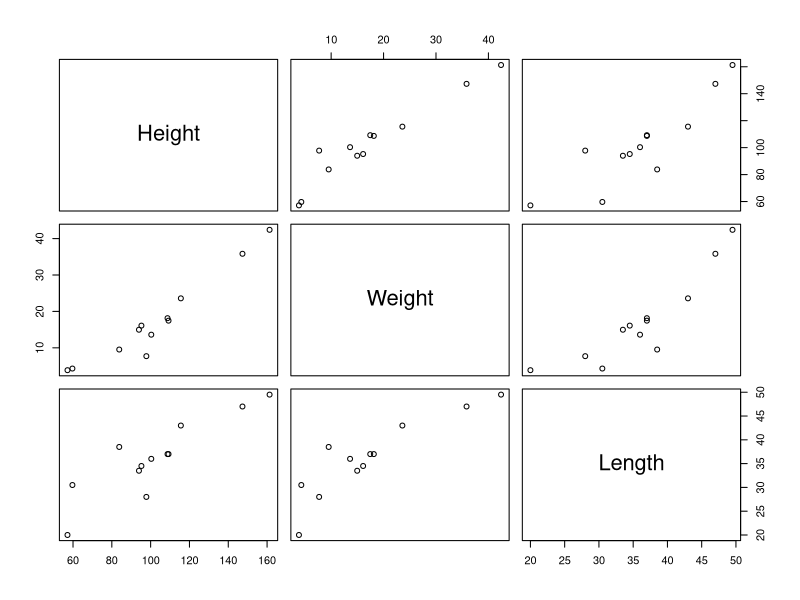
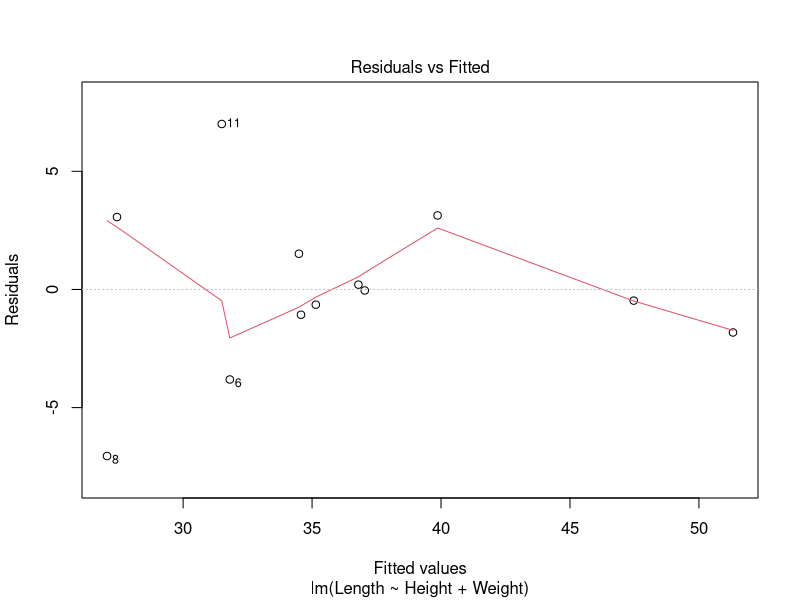
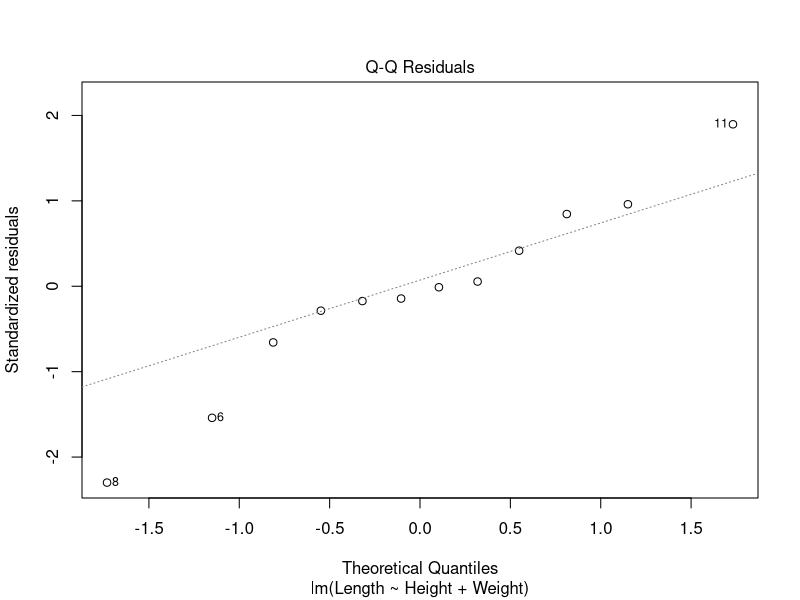
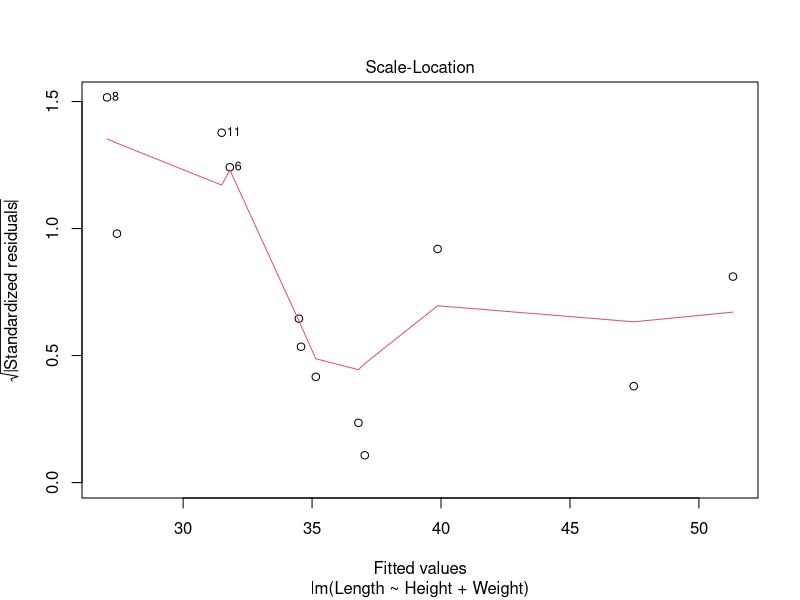
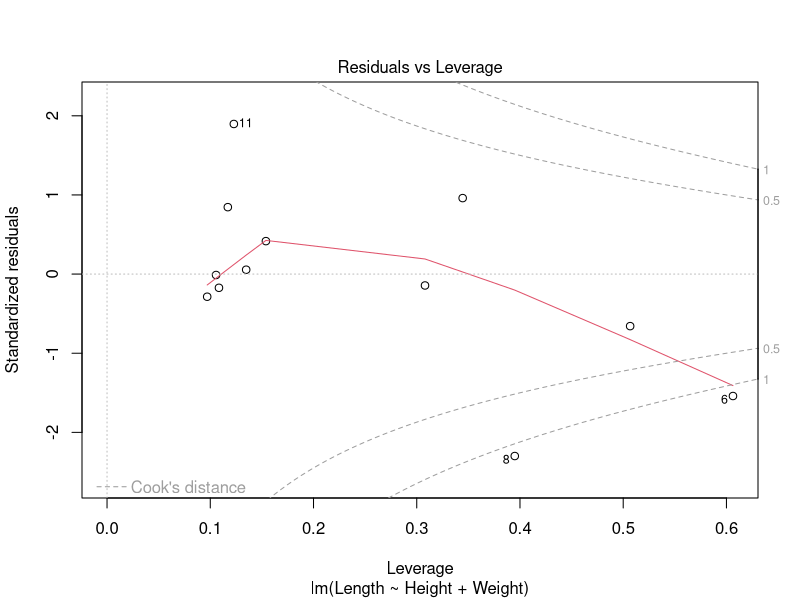
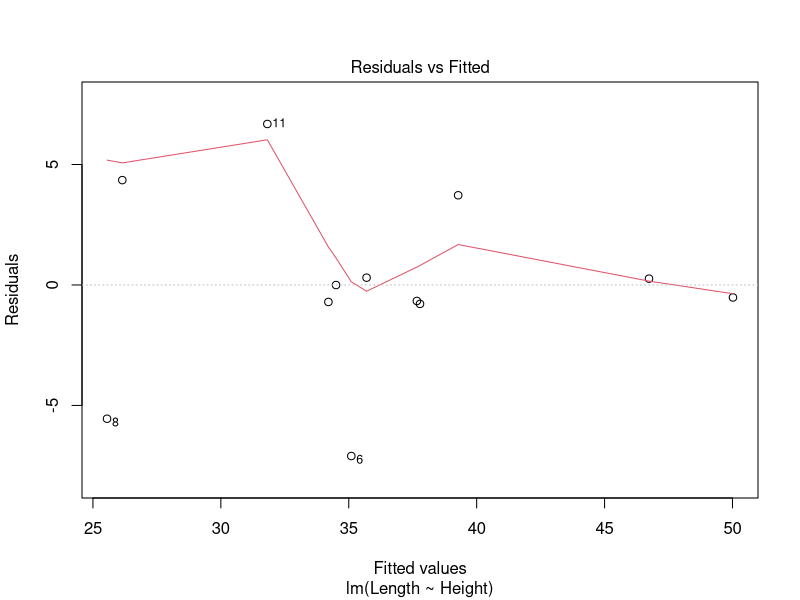
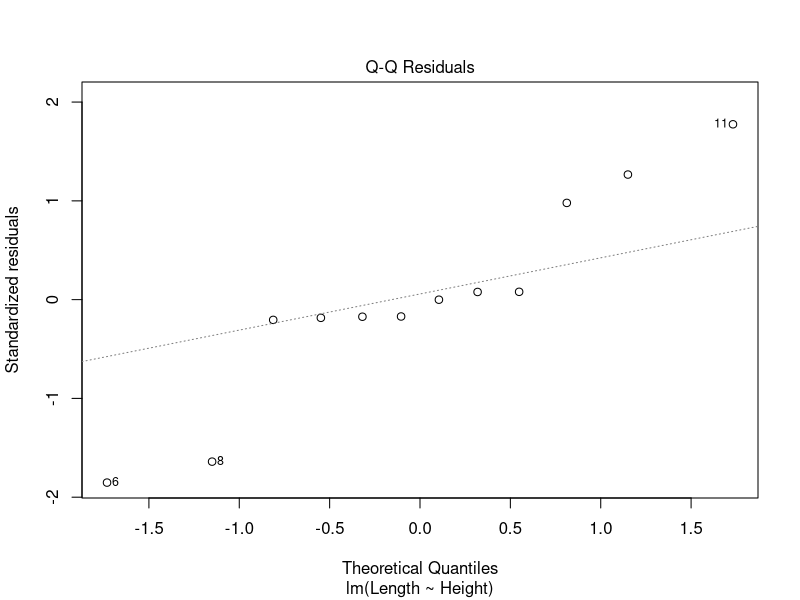
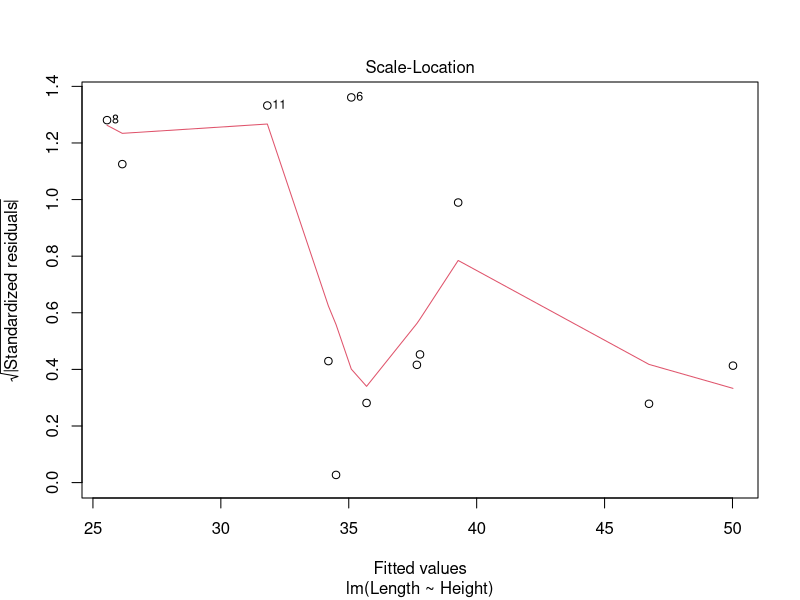

Here is the R script that generated these plots, in order:
#Entering data
Child<- c(1:12)
Height<-c(108.7,161.29,95.25,100.33,115.57,97.79,109.22,57.15,93.98,59.69,83.82,147.32)
Weight<-c(18.14,42.41,16.10,13.61,23.59,7.71,17.46,3.86,14.97,4.31,9.53,35.83)
Length<-c(37,49.5,34.5,36,43,28,37,20,33.5,30.5,38.5,47.0)
catheter <-data.frame(Child, Height, Weight, Length)
head(catheter)

#Comparing Variables with Pair-Wise Scatter plots
pairs(subset(catheter, select=c(2:4)))
#lots of strong positive linear fun

#Fitting models
lm1<-lm(Length~Height+Weight, data=catheter)
lm2<-lm(Length~Height, data=catheter)
lm3<-lm(Length~Weight, data=catheter)


#Model assumptions: linearity, homoscedasticity, normality, independence
#for whole thing and each predictor. Please don't forget

#Diagnostic plot
plot(lm1)
plot(lm2)
plot(lm3)
res1<-residuals(lm1)
plot(catheter$Height, res1)
plot(catheter$Weight, res1)


summary(lm1)
summary(lm2)
summary(lm3)
